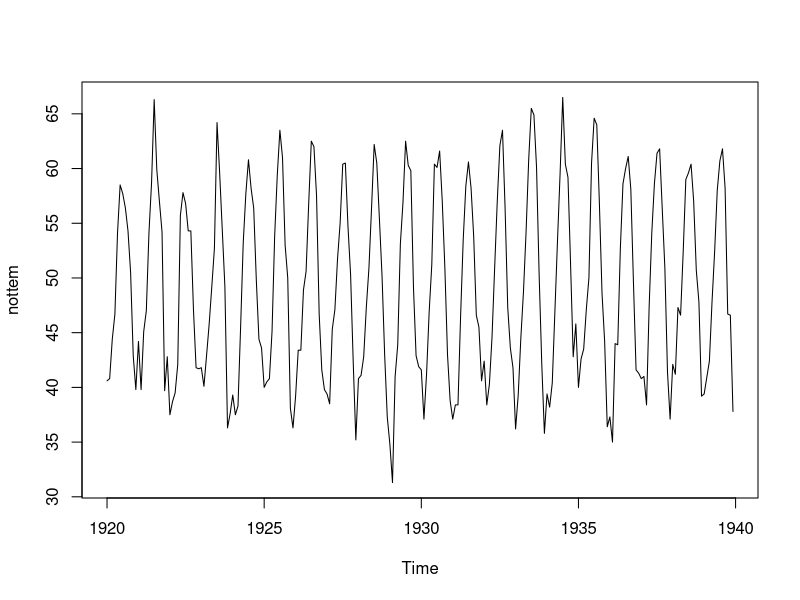
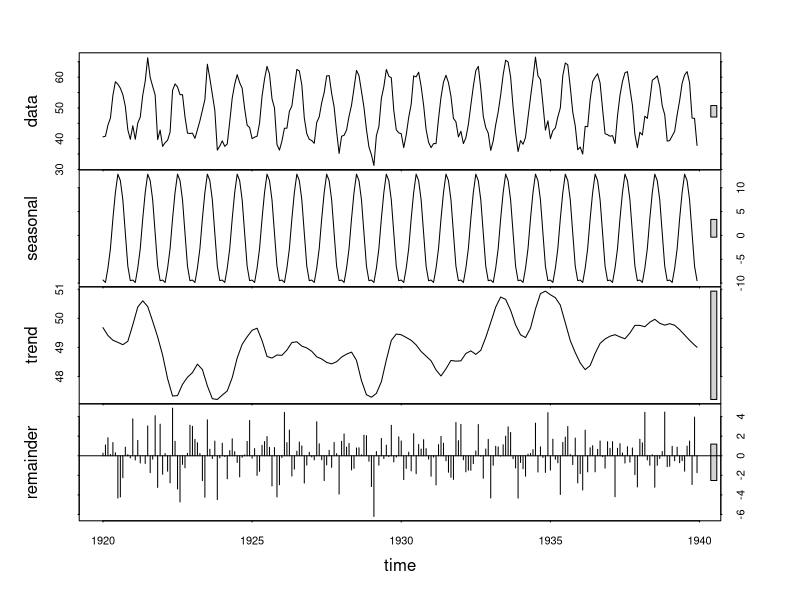
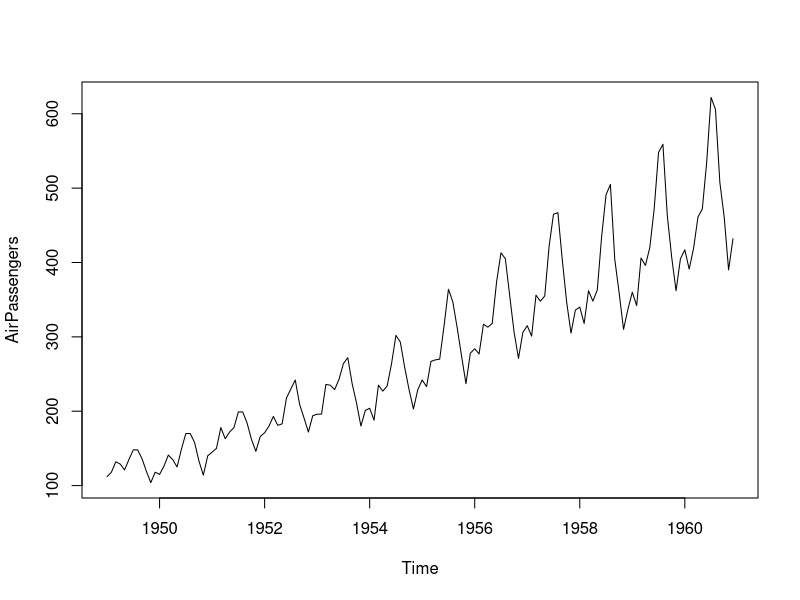
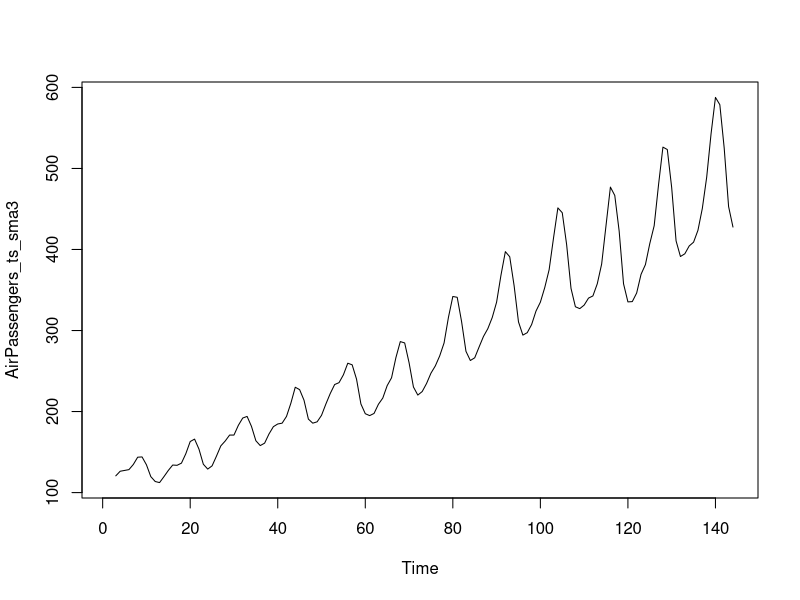
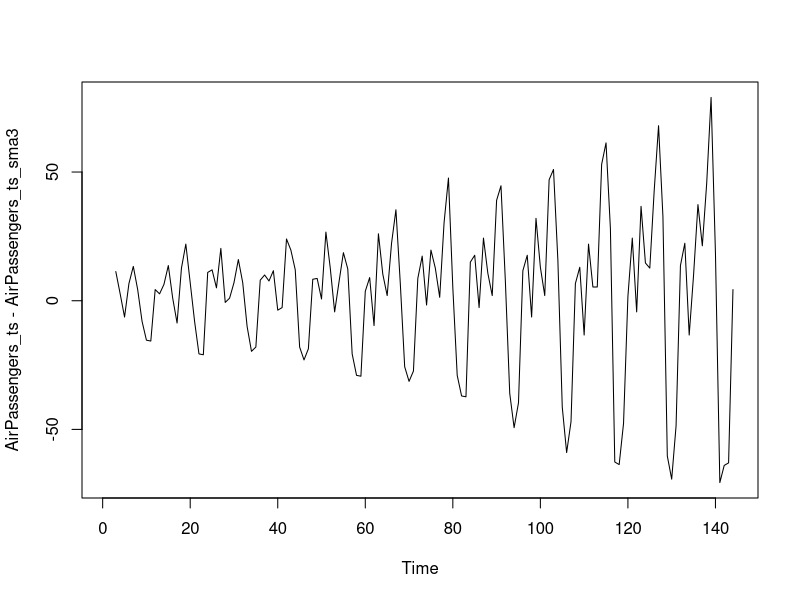
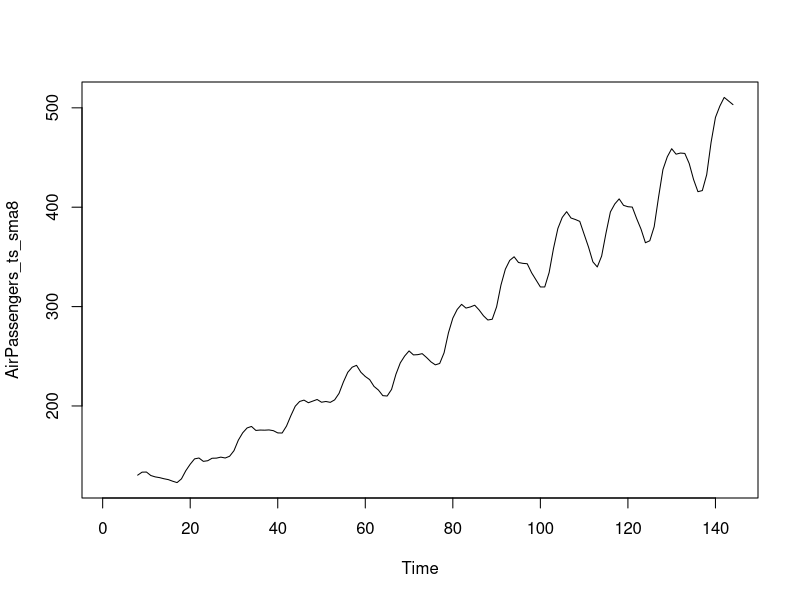
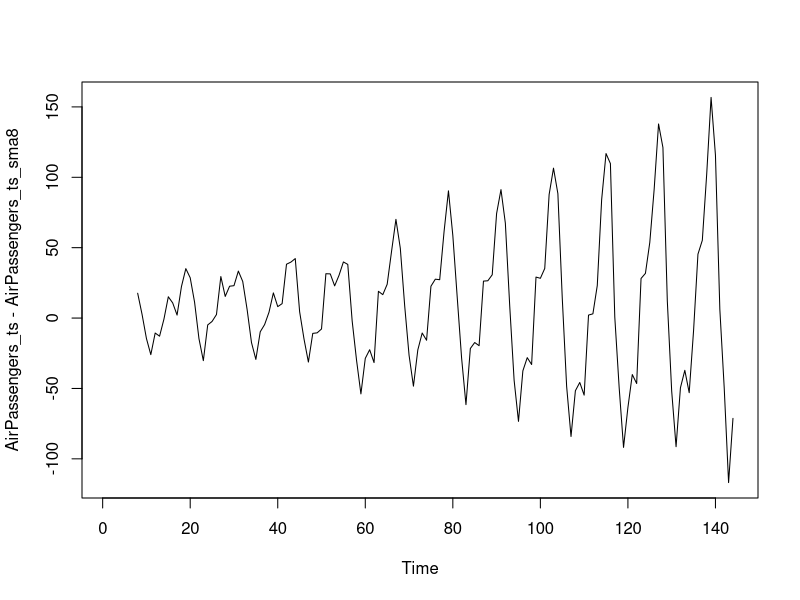
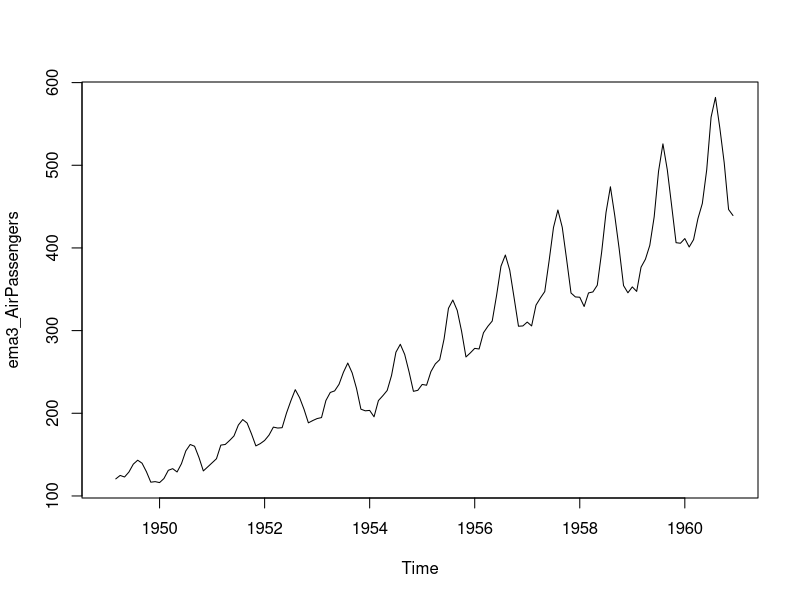

These charts were generated, in order, by the following R code:
library(TTR)

#Nottem dataset

data(nottem)
force(nottem)

# decompose TS in seasonal, trend and residual
nottem_stl<-stl(nottem,s.window = "periodic")

plot(nottem)

plot(nottem_stl)

nottem_stl$time.series[1:12,1]

data("AirPassengers")
# two different methods to decompose.
decompose_air<-decompose(AirPassengers,type="additive")
decompose_air$seasonal

stl_air<-stl(AirPassengers,s.window = "periodic")
stl_air$time.series[,1]

# SMA smoothing

plot(AirPassengers,type="l")

AirPassengers_ts<-ts(AirPassengers)
AirPassengers_ts_sma3<-SMA(AirPassengers_ts,n=3)
AirPassengers_ts
AirPassengers_ts_sma3
plot(AirPassengers_ts_sma3)
plot(AirPassengers_ts - AirPassengers_ts_sma3)

AirPassengers_ts_sma8<-SMA(AirPassengers_ts,n=8)
AirPassengers_ts
AirPassengers_ts_sma8
plot(AirPassengers_ts_sma8)
plot(AirPassengers_ts-AirPassengers_ts_sma8)


# EMA smoothing

ema3_AirPassengers<-EMA(AirPassengers, n=3)
ema8_AirPassengers<-EMA(AirPassengers, n=8)

plot.ts(ema3_AirPassengers)
plot.ts(ema8_AirPassengers)
plot.ts(EMA(AirPassengers, n=12))


# holts exponential smoothing : forecasting

AirPassengersF <- HoltWinters(AirPassengers, gamma=F)
AirPassengersF
AirPassengersF$SSE
plot(AirPassengersF)

library(forecast)
# Forecast into the future
AirPassengersF19 <- forecast(AirPassengersF, h=19)
plot(AirPassengersF19)

# Holt Winters exponential smoothing model: forecasting 
# to accommodate seasonality

hw_air<-HoltWinters(log(AirPassengers))
hw_air
hw_air$SSE   # measure fit
plot(hw_air)
library(forecast)
airF10<-forecast(hw_air, h= 10) # forecast 10 period ahead
plot(airF10)
airF10$mean # mean of the forecasted values
